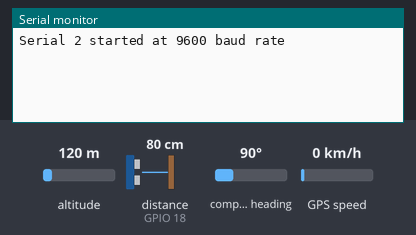
This sketch was run on a simulated ESP32. On the bench: the last lines printed to the serial monitor. Wiring (inferred from the names in the program): ultrasonic range finder: trigger GPIO 5; echo GPIO 18. The test bench sets the inputs (shaded band); at power-on: distance to the obstacle (sensor on GPIO 18) 80 cm, altitude 120 m, compass heading 90°, GPS speed 0 km/h. The echo pulse lasts 58.3 µs per cm; the GPS gets a fix after 3 s at 37.7749, -122.4194 with 8 satellites.

Above: at 1.2 s.
1.3 s: distance to the obstacle (sensor on GPIO 18) set to 2 cm
At 3.8 s:
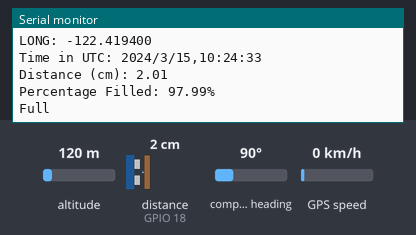
4.5 s: distance to the obstacle (sensor on GPIO 18) set to 4 cm
At 5.8 s:
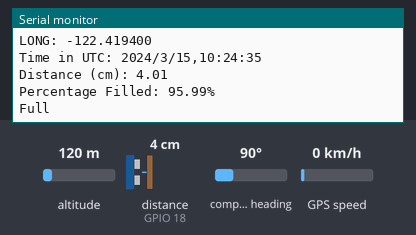
Timing chart, 0 to 7.5 s (numbered marks = the images above; inputs shaded):
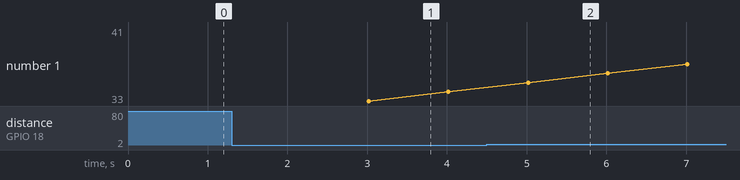

Measured:
- after the input at 1.3 s, the serial monitor: prints a new line after 1.7 s (image 1)
- after the input at 4.5 s, the serial monitor: prints a new line after 0.52 s (image 2)

The sketch:

gps.ino
```cpp
#include <TinyGPS++.h>

// Define the RX and TX pins for Serial 2
#define RXD2 3
#define TXD2 17

// Define pins for ultrasonic sensor
#define TRIG_PIN 5
#define ECHO_PIN 18

#define GPS_BAUD 9600

// Define the height of the bin in cm
#define BIN_HEIGHT 100.0

// The TinyGPS++ object
TinyGPSPlus gps;

// Create an instance of the HardwareSerial class for Serial 2
HardwareSerial gpsSerial(2);

void setup() {
  // Serial Monitor
  Serial.begin(115200);

  // Start Serial 2 with the defined RX and TX pins and a baud rate of 9600
  gpsSerial.begin(GPS_BAUD, SERIAL_8N1, RXD2, TXD2);
  Serial.println("Serial 2 started at 9600 baud rate");

  // Set up ultrasonic sensor pins
  pinMode(TRIG_PIN, OUTPUT);
  pinMode(ECHO_PIN, INPUT);
}

// Function to measure distance using ultrasonic sensor
double measureDistance() {
  digitalWrite(TRIG_PIN, LOW);
  delayMicroseconds(2);
  digitalWrite(TRIG_PIN, HIGH);
  delayMicroseconds(10);
  digitalWrite(TRIG_PIN, LOW);

  long duration = pulseIn(ECHO_PIN, HIGH);
  double distance = (duration * 0.0343) / 2; // Convert to cm

  return distance;
}

void loop() {
  // This sketch displays information every time a new sentence is correctly encoded.
  unsigned long start = millis();

  while (millis() - start < 1000) {
    while (gpsSerial.available() > 0) {
      gps.encode(gpsSerial.read());
    }
    if (gps.location.isUpdated()) {
      // Measure distance
      double distance = measureDistance();

      // Calculate the percentage filled
      double percentageFilled = ((BIN_HEIGHT - distance) / BIN_HEIGHT) * 100.0;

      // Print GPS and distance information
      Serial.print("LAT: ");
      Serial.println(gps.location.lat(), 6);
      Serial.print("LONG: ");
      Serial.println(gps.location.lng(), 6);
      Serial.print("Time in UTC: ");
      Serial.println(String(gps.date.year()) + "/" + String(gps.date.month()) + "/" + String(gps.date.day()) + "," + String(gps.time.hour()) + ":" + String(gps.time.minute()) + ":" + String(gps.time.second()));
      Serial.print("Distance (cm): ");
      Serial.println(distance, 2);
      Serial.print("Percentage Filled: ");
      Serial.print(percentageFilled, 2);
      Serial.println("%");

      // Check if the bin is full
      if (percentageFilled > 75.0) {
        Serial.println("Full");
      }

      Serial.println("");
    }
  }
}
```
